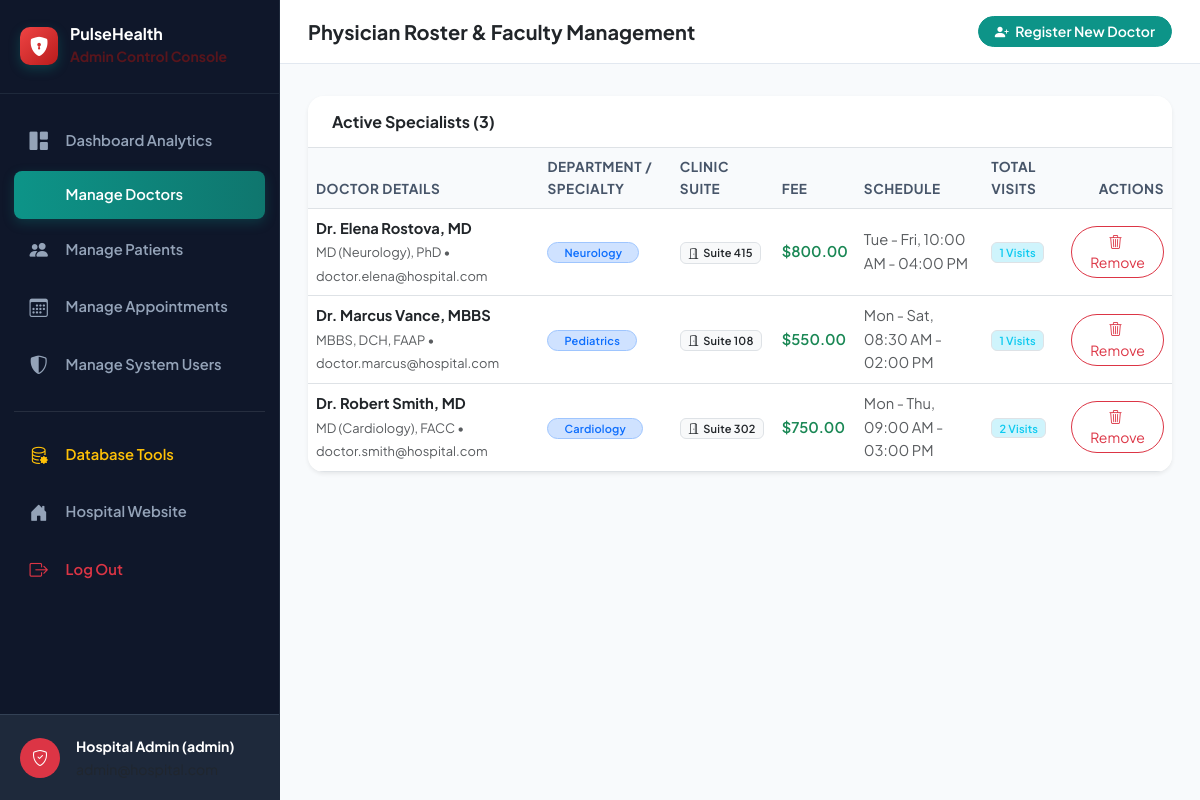
The page /admin/manage-doctors.php (signed in) on the database its author committed.
### tables this page shows
CREATE TABLE IF NOT EXISTS `doctors` (
    `id` INT AUTO_INCREMENT PRIMARY KEY,
    `user_id` INT NOT NULL,
    `full_name` VARCHAR(100) NOT NULL,
    `specialization` VARCHAR(100) NOT NULL,
    `qualification` VARCHAR(100) NOT NULL,
    `phone` VARCHAR(20) NOT NULL,
    `room_no` VARCHAR(20) NOT NULL,
    `consultation_fee` DECIMAL(8, 2) NOT NULL DEFAULT 500.00,
    `bio` TEXT NULL,
    `available_days` VARCHAR(100) DEFAULT 'Mon - Fri, 09:00 AM - 05:00 PM',
    `created_at` TIMESTAMP DEFAULT CURRENT_TIMESTAMP,
    FOREIGN KEY (`user_id`) REFERENCES `users`(`id`) ON DELETE CASCADE
);

CREATE TABLE IF NOT EXISTS `users` (
    `id` INT AUTO_INCREMENT PRIMARY KEY,
    `username` VARCHAR(60) NOT NULL UNIQUE,
    `email` VARCHAR(100) NOT NULL UNIQUE,
    `password` VARCHAR(255) NOT NULL,
    `role` ENUM('admin', 'doctor', 'patient') NOT NULL,
    `status` ENUM('active', 'inactive') DEFAULT 'active',
    `created_at` TIMESTAMP DEFAULT CURRENT_TIMESTAMP
);

### admin/manage-doctors.php (the view, shortened to what this page needs)
<?php
require_once __DIR__ . '/../config/db.php';
$doctors = [];
try {
    $stmt = $pdo->query("
        SELECT d.*, u.email, u.username, u.status AS user_status,
               (SELECT COUNT(*) FROM appointments a WHERE a.doctor_id = d.id) AS appointment_count
        FROM doctors d
        JOIN users u ON d.user_id = u.id
        ORDER BY d.full_name ASC
    ");
    $doctors = $stmt->fetchAll();
} catch (Exception $e) {
}
include __DIR__ . '/../includes/header.php';
?>
<div class="portal-wrapper">
    <?php include __DIR__ . '/sidebar.php'; ?>
    <div class="portal-content">
        <header class="portal-topbar">
            <div class="d-flex align-items-center gap-3">
                <h5 class="mb-0 fw-bold text-dark">Physician Roster & Faculty Management</h5>
            </div>
            <button class="btn btn-sm btn-primary rounded-pill px-3" data-bs-toggle="modal" data-bs-target="#addDoctorModal">
                <i class="bi bi-person-plus-fill me-1"></i> Register New Doctor
            </button>
        </header>
        <main class="portal-main">
            <div class="card border-0 shadow-sm rounded-4 overflow-hidden">
                <div class="card-header bg-white p-3 px-4 d-flex justify-content-between align-items-center border-bottom">
                    <h6 class="mb-0 fw-bold text-dark">Active Specialists (<?= count($doctors) ?>)</h6>
                </div>
                <div class="table-responsive">
                    <table class="table table-hover align-middle mb-0">
                        <thead>
                            <tr>
                                <th>Doctor Details</th>
                                <th>Department / Specialty</th>
                                <th>Clinic Suite</th>
                                <th>Fee</th>
                                <th>Schedule</th>
                                <th>Total Visits</th>
                                <th class="text-end">Actions</th>
                            </tr>
                        </thead>
                        <tbody>
                            <?php if (!empty($doctors)): ?>
                                <?php foreach ($doctors as $d): ?>
                                    <tr>
                                        <td>
                                            <div class="fw-bold text-dark"><?= htmlspecialchars($d['full_name']) ?></div>
                                            <small class="text-muted"><?= htmlspecialchars($d['qualification']) ?> &bull; <?= htmlspecialchars($d['email']) ?></small>
                                        </td>
                                        <td>
                                            <span class="badge bg-primary-subtle text-primary border border-primary-subtle px-3 py-1 rounded-pill">
                                                <?= htmlspecialchars($d['specialization']) ?>
                                            </span>
                                        </td>
                                        <td>
                                            <span class="badge bg-light text-dark border"><i class="bi bi-door-open me-1"></i><?= htmlspecialchars($d['room_no']) ?></span>
                                        </td>
                                        <td class="fw-semibold text-success">
                                            $<?= htmlspecialchars($d['consultation_fee']) ?>
                                        </td>
                                        <td class="small text-muted">
                                            <?= htmlspecialchars($d['available_days']) ?>
                                        </td>
                                        <td>
                                            <span class="badge bg-info-subtle text-info border"><?= $d['appointment_count'] ?> Visits</span>
                                        </td>
                                        <td class="text-end">
                                            <form method="POST" action="manage-doctors.php" class="d-inline" onsubmit="return confirm('Remove Dr. <?= htmlspecialchars($d['full_name']) ?> from the system?');">
                                                <button type="submit" class="btn btn-sm btn-outline-danger rounded-pill px-3">
                                                    <i class="bi bi-trash3 me-1"></i>Remove
                                                </button>
                                            </form>
                                        </td>
                                    </tr>
                                <?php endforeach; ?>
                            <?php endif; ?>
                        </tbody>
                    </table>
                </div>
            </div>
        </main>
    </div>
</div>
</body>
</html>

### assets/css/style.css (style rules this page uses)
:root { --primary: #0d9488; --primary-dark: #0f766e; --primary-light: #ccfbf1; --secondary: #0284c7; --secondary-dark: #0369a1; --accent: #f59e0b; --danger: #ef4444; --success: #10b981; --bg-main: #f8fafc; --card-bg: #ffffff; --text-dark: #0f172a; --text-muted: #64748b; --border-color: #e2e8f0; --radius-sm: 8px; --radius-md: 14px; --radius-lg: 20px; --shadow-sm: 0 1px 3px rgba(15, 23, 42, 0.06); --shadow-md: 0 4px 20px -2px rgba(15, 23, 42, 0.08); --shadow-lg: 0 12px 30px -4px rgba(15, 23, 42, 0.12); --transition: all 0.25s cubic-bezier(0.16, 1, 0.3, 1); }
body { font-family: 'Plus Jakarta Sans', -apple-system, BlinkMacSystemFont, "Segoe UI", Roboto, sans-serif; background-color: var(--bg-main); color: var(--text-dark); margin: 0; padding: 0; overflow-x: hidden; line-height: 1.6; }
.portal-wrapper { display: flex; min-height: 100vh; background: var(--bg-main); }
.portal-content { flex-grow: 1; display: flex; flex-direction: column; overflow-x: hidden; }
.portal-topbar { background: #ffffff; border-bottom: 1px solid var(--border-color); padding: 1rem 1.75rem; display: flex; align-items: center; justify-content: space-between; }
.portal-main { padding: 2rem 1.75rem; flex-grow: 1; }
.btn-primary { background-color: var(--primary); border-color: var(--primary); font-weight: 600; }
.table th { font-weight: 700; color: #475569; font-size: 0.85rem; text-transform: uppercase; letter-spacing: 0.5px; background-color: #f8fafc; }
.table td { vertical-align: middle; font-size: 0.92rem; }
.badge { font-weight: 600; letter-spacing: 0.2px; }

### rows shown on the page
doctors: full_name "Dr. Elena Rostova, MD", qualification "MD (Neurology), PhD", user.email "doctor.elena@hospital.com", specialization "Neurology", room_no "Suite 415", consultation_fee "800.00", available_days "Tue - Fri, 10:00 AM - 04:00 PM", appointment_count "1"
doctors: full_name "Dr. Marcus Vance, MBBS", qualification "MBBS, DCH, FAAP", user.email "doctor.marcus@hospital.com", specialization "Pediatrics", room_no "Suite 108", consultation_fee "550.00", available_days "Mon - Sat, 08:30 AM - 02:00 PM", appointment_count "1"
doctors: full_name "Dr. Robert Smith, MD", qualification "MD (Cardiology), FACC", user.email "doctor.smith@hospital.com", specialization "Cardiology", room_no "Suite 302", consultation_fee "750.00", available_days "Mon - Thu, 09:00 AM - 03:00 PM", appointment_count "2"

### other values the page prints
APP_NAME "PulseHealth"
$adminName "Hospital Admin (admin)"
count($doctors) "3"
